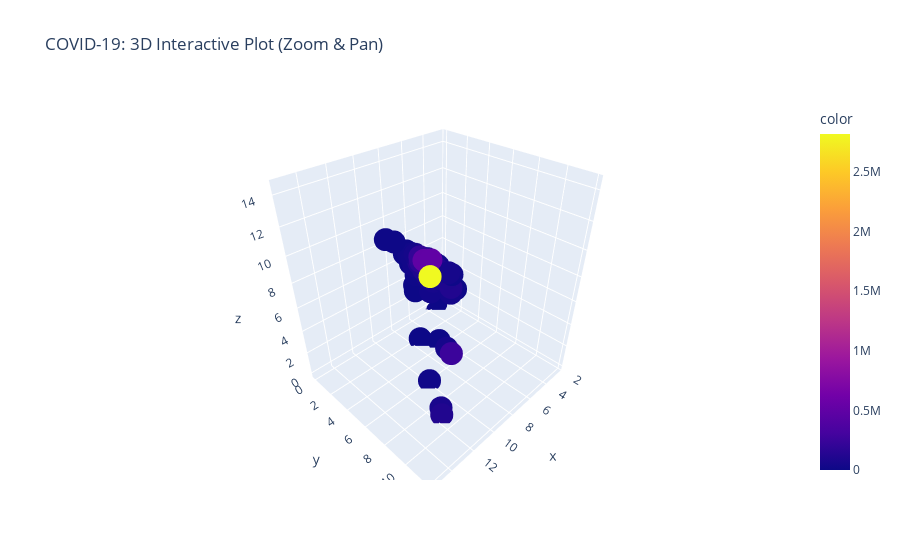

Notebook cell for this chart:
### Code cell
import plotly.express as px

# Apply log1p transformation to handle outliers.
df["log_confirmed"] = np.log1p(df["Confirmed"])
df["log_deaths"] = np.log1p(df["Deaths"])
df["log_recovered"] = np.log1p(df["Recovered"])

# Create interactive 3D scatter plot
fig = px.scatter_3d( x=df["log_confirmed"],y=df["log_deaths"],z=df["log_recovered"],color=df["Active"],hover_name=df["Country/Region"],
                     title="COVID-19: 3D Interactive Plot (Zoom & Pan)")

# Show figure
fig.show()

### Figure 1 — Plotly figure (JSON) as saved in the notebook; plotly's stock layout.template omitted (floating-point values rounded to 4 significant figures; data arrays with more than 128 entries replaced by an {"elided": "..."} marker saying what was removed)
{"data": [{"hovertemplate": "<b>%{hovertext}</b><br><br>x=%{x}<br>y=%{y}<br>z=%{z}<br>color=%{marker.color}<extra></extra>", "hovertext": {"elided": "187 str values"}, "legendgroup": "", "marker": {"color": {"elided": "187 int values"}, "coloraxis": "coloraxis", "symbol": "circle"}, "mode": "markers", "name": "", "scene": "scene", "showlegend": false, "type": "scatter3d", "x": {"elided": "187 float values"}, "y": {"elided": "187 float values"}, "z": {"elided": "187 float values"}}], "layout": {"autosize": true, "coloraxis": {"colorbar": {"title": {"text": "color"}}, "colorscale": [[0, "#0d0887"], [0.1111, "#46039f"], [0.2222, "#7201a8"], [0.3333, "#9c179e"], [0.4444, "#bd3786"], [0.5556, "#d8576b"], [0.6667, "#ed7953"], [0.7778, "#fb9f3a"], [0.8889, "#fdca26"], [1, "#f0f921"]]}, "legend": {"tracegroupgap": 0}, "scene": {"aspectmode": "auto", "aspectratio": {"x": 0.9881, "y": 0.9138, "z": 1.107}, "domain": {"x": [0, 1], "y": [0, 1]}, "xaxis": {"title": {"text": "x"}, "type": "linear"}, "yaxis": {"title": {"text": "y"}, "type": "linear"}, "zaxis": {"title": {"text": "z"}, "type": "linear"}}, "title": {"text": "COVID-19: 3D Interactive Plot (Zoom & Pan)"}}}
